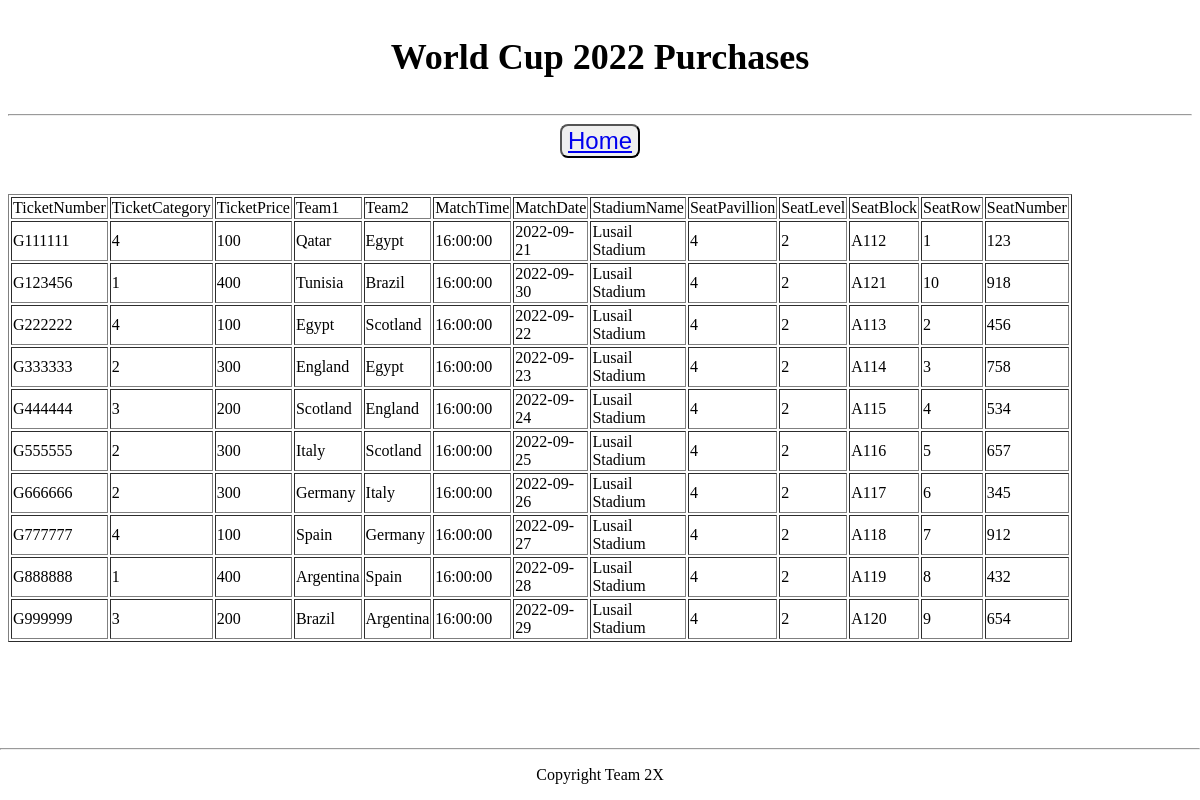
The page /purchases.php on the database its author committed.
### tables this page shows
CREATE TABLE TICKET
(
  TicketID VARCHAR(255) NOT NULL,
  MatchNumber INT NOT NULL,
  SeatCategory INT NOT NULL,
  TicketType VARCHAR(255) NOT NULL,
  Price INT NOT NULL,
  FanID INT NOT NULL,
  TeamName VARCHAR(255),  
  SpecificStadiumName VARCHAR(255),  
  SeatPavillion INT NOT NULL,
  SeatLevel INT NOT NULL,
  SeatBlock VARCHAR(255) NOT NULL,
  SeatRow INT NOT NULL,
  SeatNumber INT NOT NULL,
  StadiumName VARCHAR(255) NOT NULL,
  CCNumber VARCHAR(16),  
  PRIMARY KEY (TicketID),
  FOREIGN KEY (FanID) REFERENCES CUSTOMER(CustFanID) on update cascade on delete cascade,
  FOREIGN KEY (TeamName) REFERENCES TEAM(TeamName) on update cascade on delete cascade,
  FOREIGN KEY (StadiumName) REFERENCES STADIUM(StadiumName) on update cascade on delete cascade,
  FOREIGN KEY (SeatCategory, SeatPavillion, SeatLevel, SeatBlock, SeatRow, SeatNumber, StadiumName, Price) REFERENCES SEAT(SeatCategory, SeatPavillion, SeatLevel, SeatBlock, SeatRow, SeatNumber, StadiumName, SeatPrice) on update cascade on delete cascade,
  FOREIGN KEY (CCNumber) REFERENCES CCDetails(CCNumber) on update cascade on delete cascade,
  FOREIGN KEY (MatchNumber) REFERENCES FOOTBALL_MATCH(MatchNumber) on update cascade on delete cascade
);

CREATE TABLE FOOTBALL_MATCH
(
  KickOffDate DATE NOT NULL,  
  KickOffTime TIME NOT NULL,  
  MatchNumber INT NOT NULL,
  Team1 VARCHAR(255) NOT NULL,
  Team2 VARCHAR(255) NOT NULL,
  StadiumName VARCHAR(255) NOT NULL,
  PRIMARY KEY (MatchNumber),
  FOREIGN KEY (StadiumName) REFERENCES STADIUM(StadiumName) on update cascade on delete cascade,
  CHECK (MatchNumber >= 1 AND MatchNumber <= 65)  
);

### purchases.php (the view, shortened to what this page needs)
<!DOCTYPE html>
<html>
<head>
</head>
<body>
<p style="text-align: center; font-size: 36px;"> <b>World Cup 2022 Purchases</b> </p>
<hr>
<div class="center">
    <button class="buttons"><a href="home.html">Home</a></button>
    <br>
    <br>
    <br>
</div>
</body>
<?php
$servername = "dbproject5.org";
$username = "Team2X_customer";
$password = "Team2X_customer";
$dbname = "Team2X_Project";
$conn = new mysqli($servername, $username, $password, $dbname);
$sql = "SELECT t.TicketID, t.SeatCategory, t.Price, m.Team1, m.Team2, m.KickOffTime, m.KickOffDate, t.StadiumName, t.SeatPavillion, t.SeatLevel, t.SeatBlock, t.SeatRow, t.SeatNumber
        FROM TICKET t, FOOTBALL_MATCH m
        WHERE t.MatchNumber = m.MatchNumber;";
$result = $conn->query($sql);
if ($result->num_rows > 0) {
   echo "<table width=75% border='1'><tr>
                    <td>TicketNumber</td>
                    <td>TicketCategory</td>
                    <td>TicketPrice</td>
                    <td>Team1</td>
                    <td>Team2</td>
                    <td>MatchTime</td>
                    <td>MatchDate</td>
                    <td>StadiumName</td>
                    <td>SeatPavillion</td>
                    <td>SeatLevel</td>
                    <td>SeatBlock</td>
                    <td>SeatRow</td>
                    <td>SeatNumber</td></tr>";
   while($row = $result->fetch_assoc()) {
     echo "<tr><td>" . $row["TicketID"] . "</td>" .
          "<td>".$row["SeatCategory"] . "</td>" .
          "<td>".$row["Price"] . "</td>" .
          "<td>".$row["Team1"] . "</td>" .
          "<td>".$row["Team2"] . "</td>" .
          "<td>".$row["KickOffTime"] . "</td>" .
          "<td>".$row["KickOffDate"] . "</td>" .
          "<td>".$row["StadiumName"] . "</td>" .
          "<td>".$row["SeatPavillion"] . "</td>" .
          "<td>".$row["SeatLevel"] . "</td>" .
          "<td>".$row["SeatBlock"] . "</td>" .
          "<td>".$row["SeatRow"] . "</td>" .
          "<td>".$row["SeatNumber"] . "</td>" ."</tr>";
   }
   echo "</table>";
} else {
   echo "No data in table.";
}
 ?>
<footer class="footer">
    <hr>
    <p>Copyright Team 2X</p>
</footer>
</html>

### purchases.php (style rules this page uses)
.footer { position: fixed; left: 0; bottom: 0; width: 100%; text-align: center; }
.buttons { color: white; font-size: 24px; border-radius: 8px; }
.center { text-align: center; }

### rows shown on the page
ticket: TicketID "G111111", SeatCategory "4", Price "100", MatchNumber.Team1 "Qatar", MatchNumber.Team2 "Egypt", MatchNumber.KickOffTime "16:00:00", MatchNumber.KickOffDate "2022-09-21", StadiumName "Lusail Stadium", SeatPavillion "4", SeatLevel "2", SeatBlock "A112", SeatRow "1", SeatNumber "123"
ticket: TicketID "G123456", SeatCategory "1", Price "400", MatchNumber.Team1 "Tunisia", MatchNumber.Team2 "Brazil", MatchNumber.KickOffTime "16:00:00", MatchNumber.KickOffDate "2022-09-30", StadiumName "Lusail Stadium", SeatPavillion "4", SeatLevel "2", SeatBlock "A121", SeatRow "10", SeatNumber "918"
ticket: TicketID "G222222", SeatCategory "4", Price "100", MatchNumber.Team1 "Egypt", MatchNumber.Team2 "Scotland", MatchNumber.KickOffTime "16:00:00", MatchNumber.KickOffDate "2022-09-22", StadiumName "Lusail Stadium", SeatPavillion "4", SeatLevel "2", SeatBlock "A113", SeatRow "2", SeatNumber "456"
ticket: TicketID "G333333", SeatCategory "2", Price "300", MatchNumber.Team1 "England", MatchNumber.Team2 "Egypt", MatchNumber.KickOffTime "16:00:00", MatchNumber.KickOffDate "2022-09-23", StadiumName "Lusail Stadium", SeatPavillion "4", SeatLevel "2", SeatBlock "A114", SeatRow "3", SeatNumber "758"
ticket: TicketID "G444444", SeatCategory "3", Price "200", MatchNumber.Team1 "Scotland", MatchNumber.Team2 "England", MatchNumber.KickOffTime "16:00:00", MatchNumber.KickOffDate "2022-09-24", StadiumName "Lusail Stadium", SeatPavillion "4", SeatLevel "2", SeatBlock "A115", SeatRow "4", SeatNumber "534"
ticket: TicketID "G555555", SeatCategory "2", Price "300", MatchNumber.Team1 "Italy", MatchNumber.Team2 "Scotland", MatchNumber.KickOffTime "16:00:00", MatchNumber.KickOffDate "2022-09-25", StadiumName "Lusail Stadium", SeatPavillion "4", SeatLevel "2", SeatBlock "A116", SeatRow "5", SeatNumber "657"
ticket: TicketID "G666666", SeatCategory "2", Price "300", MatchNumber.Team1 "Germany", MatchNumber.Team2 "Italy", MatchNumber.KickOffTime "16:00:00", MatchNumber.KickOffDate "2022-09-26", StadiumName "Lusail Stadium", SeatPavillion "4", SeatLevel "2", SeatBlock "A117", SeatRow "6", SeatNumber "345"
ticket: TicketID "G777777", SeatCategory "4", Price "100", MatchNumber.Team1 "Spain", MatchNumber.Team2 "Germany", MatchNumber.KickOffTime "16:00:00", MatchNumber.KickOffDate "2022-09-27", StadiumName "Lusail Stadium", SeatPavillion "4", SeatLevel "2", SeatBlock "A118", SeatRow "7", SeatNumber "912"
ticket: TicketID "G888888", SeatCategory "1", Price "400", MatchNumber.Team1 "Argentina", MatchNumber.Team2 "Spain", MatchNumber.KickOffTime "16:00:00", MatchNumber.KickOffDate "2022-09-28", StadiumName "Lusail Stadium", SeatPavillion "4", SeatLevel "2", SeatBlock "A119", SeatRow "8", SeatNumber "432"
ticket: TicketID "G999999", SeatCategory "3", Price "200", MatchNumber.Team1 "Brazil", MatchNumber.Team2 "Argentina", MatchNumber.KickOffTime "16:00:00", MatchNumber.KickOffDate "2022-09-29", StadiumName "Lusail Stadium", SeatPavillion "4", SeatLevel "2", SeatBlock "A120", SeatRow "9", SeatNumber "654"
